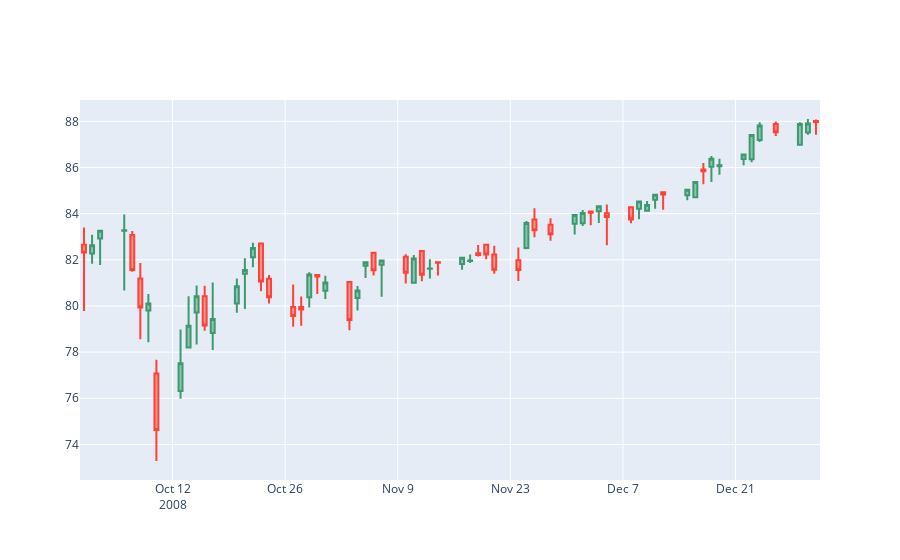

The notebook cell this image was saved under:
### Code cell
import plotly.graph_objects as go

fig = go.Figure(data=[go.Candlestick(x=filtered_data2008_quart4['Date'],
                open=filtered_data2008_quart4['Open'],
                high=filtered_data2008_quart4['High'],
                low=filtered_data2008_quart4['Low'],
                close=filtered_data2008_quart4['Close'])])

fig.update_layout(xaxis_rangeslider_visible=False)
fig.show()
